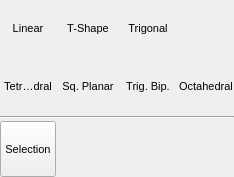
<?xml version="1.0" encoding="UTF-8"?>
<ui version="4.0">
 <class>GrowPopup</class>
 <widget class="QWidget" name="GrowPopup">
  <property name="geometry">
   <rect>
    <x>0</x>
    <y>0</y>
    <width>234</width>
    <height>177</height>
   </rect>
  </property>
  <property name="sizePolicy">
   <sizepolicy hsizetype="Minimum" vsizetype="Minimum">
    <horstretch>0</horstretch>
    <verstretch>0</verstretch>
   </sizepolicy>
  </property>
  <property name="font">
   <font>
    <pointsize>8</pointsize>
   </font>
  </property>
  <property name="windowTitle">
   <string>Grow Popup</string>
  </property>
  <layout class="QGridLayout" name="gridLayout">
   <property name="margin">
    <number>0</number>
   </property>
   <property name="spacing">
    <number>2</number>
   </property>
   <item row="3" column="0">
    <widget class="QToolButton" name="GrowSelectionButton">
     <property name="minimumSize">
      <size>
       <width>56</width>
       <height>56</height>
      </size>
     </property>
     <property name="maximumSize">
      <size>
       <width>56</width>
       <height>56</height>
      </size>
     </property>
     <property name="toolTip">
      <string>Grow atom onto all atoms in current selection</string>
     </property>
     <property name="text">
      <string>Selection</string>
     </property>
     <property name="icon">
      <iconset resource="icons.qrc">
       <normaloff>:/build/icons/build_growsel.svg</normaloff>:/build/icons/build_growsel.svg</iconset>
     </property>
     <property name="iconSize">
      <size>
       <width>30</width>
       <height>30</height>
      </size>
     </property>
     <property name="checkable">
      <bool>false</bool>
     </property>
     <property name="autoExclusive">
      <bool>false</bool>
     </property>
     <property name="toolButtonStyle">
      <enum>Qt::ToolButtonTextUnderIcon</enum>
     </property>
     <property name="autoRaise">
      <bool>false</bool>
     </property>
    </widget>
   </item>
   <item row="0" column="2">
    <widget class="QToolButton" name="GeometryTShapeButton">
     <property name="minimumSize">
      <size>
       <width>56</width>
       <height>56</height>
      </size>
     </property>
     <property name="maximumSize">
      <size>
       <width>56</width>
       <height>56</height>
      </size>
     </property>
     <property name="toolTip">
      <string>Grow atom onto all atoms in current selection</string>
     </property>
     <property name="text">
      <string>T-Shape</string>
     </property>
     <property name="icon">
      <iconset resource="icons.qrc">
       <normaloff>:/atomgeometry/icons/atomgeometry_tshape.png</normaloff>:/atomgeometry/icons/atomgeometry_tshape.png</iconset>
     </property>
     <property name="iconSize">
      <size>
       <width>30</width>
       <height>30</height>
      </size>
     </property>
     <property name="checkable">
      <bool>true</bool>
     </property>
     <property name="autoExclusive">
      <bool>true</bool>
     </property>
     <property name="toolButtonStyle">
      <enum>Qt::ToolButtonTextUnderIcon</enum>
     </property>
     <property name="autoRaise">
      <bool>true</bool>
     </property>
    </widget>
   </item>
   <item row="0" column="0">
    <widget class="QToolButton" name="GeometryLinearButton">
     <property name="minimumSize">
      <size>
       <width>56</width>
       <height>56</height>
      </size>
     </property>
     <property name="maximumSize">
      <size>
       <width>56</width>
       <height>56</height>
      </size>
     </property>
     <property name="toolTip">
      <string>Grow atom onto all atoms in current selection</string>
     </property>
     <property name="text">
      <string>Linear</string>
     </property>
     <property name="icon">
      <iconset resource="icons.qrc">
       <normaloff>:/atomgeometry/icons/atomgeometry_linear.png</normaloff>:/atomgeometry/icons/atomgeometry_linear.png</iconset>
     </property>
     <property name="iconSize">
      <size>
       <width>30</width>
       <height>30</height>
      </size>
     </property>
     <property name="checkable">
      <bool>true</bool>
     </property>
     <property name="autoExclusive">
      <bool>true</bool>
     </property>
     <property name="toolButtonStyle">
      <enum>Qt::ToolButtonTextUnderIcon</enum>
     </property>
     <property name="autoRaise">
      <bool>true</bool>
     </property>
    </widget>
   </item>
   <item row="0" column="4">
    <widget class="QToolButton" name="GeometryTrigonalButton">
     <property name="minimumSize">
      <size>
       <width>56</width>
       <height>56</height>
      </size>
     </property>
     <property name="maximumSize">
      <size>
       <width>56</width>
       <height>56</height>
      </size>
     </property>
     <property name="toolTip">
      <string>Grow atom onto all atoms in current selection</string>
     </property>
     <property name="text">
      <string>Trigonal</string>
     </property>
     <property name="icon">
      <iconset resource="icons.qrc">
       <normaloff>:/atomgeometry/icons/atomgeometry_trigonal.png</normaloff>:/atomgeometry/icons/atomgeometry_trigonal.png</iconset>
     </property>
     <property name="iconSize">
      <size>
       <width>30</width>
       <height>30</height>
      </size>
     </property>
     <property name="checkable">
      <bool>true</bool>
     </property>
     <property name="autoExclusive">
      <bool>true</bool>
     </property>
     <property name="toolButtonStyle">
      <enum>Qt::ToolButtonTextUnderIcon</enum>
     </property>
     <property name="autoRaise">
      <bool>true</bool>
     </property>
    </widget>
   </item>
   <item row="1" column="0">
    <widget class="QToolButton" name="GeometryTetrahedralButton">
     <property name="minimumSize">
      <size>
       <width>56</width>
       <height>56</height>
      </size>
     </property>
     <property name="maximumSize">
      <size>
       <width>56</width>
       <height>56</height>
      </size>
     </property>
     <property name="toolTip">
      <string>Grow atom onto all atoms in current selection</string>
     </property>
     <property name="text">
      <string>Tetrahedral</string>
     </property>
     <property name="icon">
      <iconset resource="icons.qrc">
       <normaloff>:/atomgeometry/icons/atomgeometry_tetrahedral.png</normaloff>:/atomgeometry/icons/atomgeometry_tetrahedral.png</iconset>
     </property>
     <property name="iconSize">
      <size>
       <width>30</width>
       <height>30</height>
      </size>
     </property>
     <property name="checkable">
      <bool>true</bool>
     </property>
     <property name="autoExclusive">
      <bool>true</bool>
     </property>
     <property name="toolButtonStyle">
      <enum>Qt::ToolButtonTextUnderIcon</enum>
     </property>
     <property name="autoRaise">
      <bool>true</bool>
     </property>
    </widget>
   </item>
   <item row="1" column="2">
    <widget class="QToolButton" name="GeometrySqPlanarButton">
     <property name="minimumSize">
      <size>
       <width>56</width>
       <height>56</height>
      </size>
     </property>
     <property name="maximumSize">
      <size>
       <width>56</width>
       <height>56</height>
      </size>
     </property>
     <property name="toolTip">
      <string>Grow atom onto all atoms in current selection</string>
     </property>
     <property name="text">
      <string>Sq. Planar</string>
     </property>
     <property name="icon">
      <iconset resource="icons.qrc">
       <normaloff>:/atomgeometry/icons/atomgeometry_sqplanar.png</normaloff>:/atomgeometry/icons/atomgeometry_sqplanar.png</iconset>
     </property>
     <property name="iconSize">
      <size>
       <width>30</width>
       <height>30</height>
      </size>
     </property>
     <property name="checkable">
      <bool>true</bool>
     </property>
     <property name="autoExclusive">
      <bool>true</bool>
     </property>
     <property name="toolButtonStyle">
      <enum>Qt::ToolButtonTextUnderIcon</enum>
     </property>
     <property name="autoRaise">
      <bool>true</bool>
     </property>
    </widget>
   </item>
   <item row="1" column="4">
    <widget class="QToolButton" name="GeometryTrigBipyramidButton">
     <property name="minimumSize">
      <size>
       <width>56</width>
       <height>56</height>
      </size>
     </property>
     <property name="maximumSize">
      <size>
       <width>56</width>
       <height>56</height>
      </size>
     </property>
     <property name="toolTip">
      <string>Grow atom onto all atoms in current selection</string>
     </property>
     <property name="text">
      <string>Trig. Bip.</string>
     </property>
     <property name="icon">
      <iconset resource="icons.qrc">
       <normaloff>:/atomgeometry/icons/atomgeometry_trigbipy.png</normaloff>:/atomgeometry/icons/atomgeometry_trigbipy.png</iconset>
     </property>
     <property name="iconSize">
      <size>
       <width>30</width>
       <height>30</height>
      </size>
     </property>
     <property name="checkable">
      <bool>true</bool>
     </property>
     <property name="autoExclusive">
      <bool>true</bool>
     </property>
     <property name="toolButtonStyle">
      <enum>Qt::ToolButtonTextUnderIcon</enum>
     </property>
     <property name="autoRaise">
      <bool>true</bool>
     </property>
    </widget>
   </item>
   <item row="1" column="5">
    <widget class="QToolButton" name="GeometryOctahedralButton">
     <property name="minimumSize">
      <size>
       <width>56</width>
       <height>56</height>
      </size>
     </property>
     <property name="maximumSize">
      <size>
       <width>56</width>
       <height>56</height>
      </size>
     </property>
     <property name="toolTip">
      <string>Grow atom onto all atoms in current selection</string>
     </property>
     <property name="text">
      <string>Octahedral</string>
     </property>
     <property name="icon">
      <iconset resource="icons.qrc">
       <normaloff>:/atomgeometry/icons/atomgeometry_octahedral.png</normaloff>:/atomgeometry/icons/atomgeometry_octahedral.png</iconset>
     </property>
     <property name="iconSize">
      <size>
       <width>30</width>
       <height>30</height>
      </size>
     </property>
     <property name="checkable">
      <bool>true</bool>
     </property>
     <property name="autoExclusive">
      <bool>true</bool>
     </property>
     <property name="toolButtonStyle">
      <enum>Qt::ToolButtonTextUnderIcon</enum>
     </property>
     <property name="autoRaise">
      <bool>true</bool>
     </property>
    </widget>
   </item>
   <item row="2" column="0" colspan="6">
    <widget class="Line" name="line">
     <property name="orientation">
      <enum>Qt::Horizontal</enum>
     </property>
    </widget>
   </item>
  </layout>
 </widget>
 <resources>
  <include location="icons.qrc"/>
 </resources>
 <connections/>
</ui>
